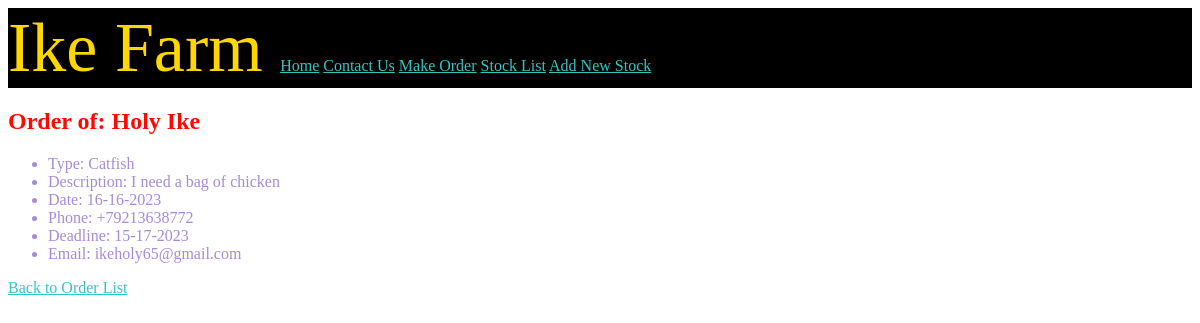
The page /order_detail/2/ on the database its author committed.
### livestock/models.py (models this page shows, shortened)
class order(models.Model):
    class Type(models.TextChoices):
        Chicken = 'Chicken'
        Catfish = 'Catfish'
        Goat = 'Goat'
        Pig = 'Pig or Pork'
        Others = 'Others. Explain in description'
    Order_Type = models.fields.CharField(choices=Type.choices, max_length=50)
    Name = models.fields.CharField(max_length=50)
    Phone_number = models.fields.CharField(max_length=30)
    Email = models.fields.EmailField(null=True,blank=True)
    Date = models.fields.CharField(max_length=50)
    Expected_order_recieve_date =models.fields.CharField(max_length=50)
    Description = models.fields.CharField(max_length=1000)

### livestock/views.py (the view)
# urls.py: path('order_detail/<int:id>/', views.order_detail,name='order-detail'),
def order_detail(request,id):
    Order = order.objects.get(id=id)
    return render(request, 'livestock/order_detail.html', {'Order':Order})

### livestock/templates/livestock/order_detail.html
{% extends 'livestock/hello.html' %}
{% block content %}
<h2>Order of: {{ Order.Name }}</h2>
    <ul>
        <li>Type: {{ Order.Order_Type }}</li>
        <li>Description: {{ Order.Description }}</li>
        <li>Date: {{ Order.Date }}</li>
        <li>Phone: {{ Order.Phone_number }}</li>
        <li>Deadline: {{ Order.Expected_order_recieve_date }}</li>
        <li>Email: {{ Order.Email }}</li>
    </ul>
    <a href="{% url 'order-list' %}">Back to Order List</a>
{% endblock %}

### static/css/styles.css (style rules this page uses)
body { color: rgb(166, 139, 218); background-color: white; }
a { color: rgb(53, 196, 196); }
h2 { color:rgb(255, 8, 0); }

### rows shown on the page
order: Name "Holy Ike", Order_Type "Catfish", Description "I need a bag of chicken", Date "16-16-2023", Phone_number "+79213638772", Expected_order_recieve_date "15-17-2023", Email "ikeholy65@gmail.com"
